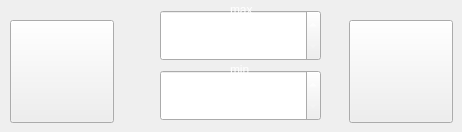
        <widget class="QWidget" name="Callibration">
         <property name="styleSheet">
          <string notr="true">#Calibration{
background-image: url(:/Tivanex - App Ui - Preform/Tivanex - App Ui 04 - Page 1-2/Group 188.svg);
}</string>
         </property>
         <widget class="QPushButton" name="M_cp_set_pushButton">
          <property name="geometry">
           <rect>
            <x>349</x>
            <y>20</y>
            <width>104</width>
            <height>103</height>
           </rect>
          </property>
          <property name="styleSheet">
           <string notr="true">image: url(:/Tivanex - App Ui - Preform/Tivanex - App Ui 04 - Page 1-2/Group 224.svg);</string>
          </property>
          <property name="text">
           <string/>
          </property>
         </widget>
         <widget class="QDoubleSpinBox" name="M_cp_MIN_doubleSpinBox">
          <property name="geometry">
           <rect>
            <x>160</x>
            <y>70</y>
            <width>161</width>
            <height>51</height>
           </rect>
          </property>
          <property name="styleSheet">
           <string notr="true">QDoubleSpinBox{
        border-image: url(:/Tivanex - App Ui - Preform/Bg/Bg.png);
	color: rgb(255, 255, 255);
}

QDoubleSpinBox::down-button {
        image: url(:/Tivanex - App Ui - Preform/Tivanex - App Ui 04 - Page 2-1/Up-1.svg);
    subcontrol-position:  center right;
    width: 48px;
    height: 49px;
}
QDoubleSpinBox::up-button {
        image: url(:/Tivanex - App Ui - Preform/Tivanex - App Ui 04 - Page 2-1/Up-2.svg);
    subcontrol-position: center left;
    width: 48px;
    height: 49px;

}
</string>
          </property>
          <property name="alignment">
           <set>Qt::AlignmentFlag::AlignCenter</set>
          </property>
          <property name="maximum">
           <double>10000.000000000000000</double>
          </property>
         </widget>
         <widget class="QDoubleSpinBox" name="M_cp_MAX_doubleSpinBox">
          <property name="geometry">
           <rect>
            <x>160</x>
            <y>10</y>
            <width>161</width>
            <height>51</height>
           </rect>
          </property>
          <property name="styleSheet">
           <string notr="true">QDoubleSpinBox{
        border-image: url(:/Tivanex - App Ui - Preform/Bg/Bg.png);
	color: rgb(255, 255, 255);
}

QDoubleSpinBox::down-button {
        image: url(:/Tivanex - App Ui - Preform/Tivanex - App Ui 04 - Page 2-1/Up-1.svg);
    subcontrol-position:  center right;
    width: 48px;
    height: 49px;
}
QDoubleSpinBox::up-button {
        image: url(:/Tivanex - App Ui - Preform/Tivanex - App Ui 04 - Page 2-1/Up-2.svg);
    subcontrol-position: center left;
    width: 48px;
    height: 49px;

}
</string>
          </property>
          <property name="alignment">
           <set>Qt::AlignmentFlag::AlignCenter</set>
          </property>
          <property name="maximum">
           <double>10000.000000000000000</double>
          </property>
         </widget>
         <widget class="QPushButton" name="M_parameter_keyboard_PB">
          <property name="geometry">
           <rect>
            <x>10</x>
            <y>20</y>
            <width>104</width>
            <height>103</height>
           </rect>
          </property>
          <property name="styleSheet">
           <string notr="true">image: url(:/Tivanex - App Ui - Preform/Tivanex - App Ui 04 - Page 2-3/Tivanex - App Ui 04 - Page 2-3/Group 355.svg);</string>
          </property>
          <property name="text">
           <string/>
          </property>
         </widget>
         <widget class="QLabel" name="label_15">
          <property name="geometry">
           <rect>
            <x>230</x>
            <y>0</y>
            <width>31</width>
            <height>20</height>
           </rect>
          </property>
          <property name="styleSheet">
           <string notr="true">color: rgb(255, 255, 255);</string>
          </property>
          <property name="text">
           <string>max</string>
          </property>
         </widget>
         <widget class="QLabel" name="label_23">
          <property name="geometry">
           <rect>
            <x>230</x>
            <y>60</y>
            <width>31</width>
            <height>20</height>
           </rect>
          </property>
          <property name="styleSheet">
           <string notr="true">color: rgb(255, 255, 255);</string>
          </property>
          <property name="text">
           <string>min</string>
          </property>
         </widget>
        </widget>
